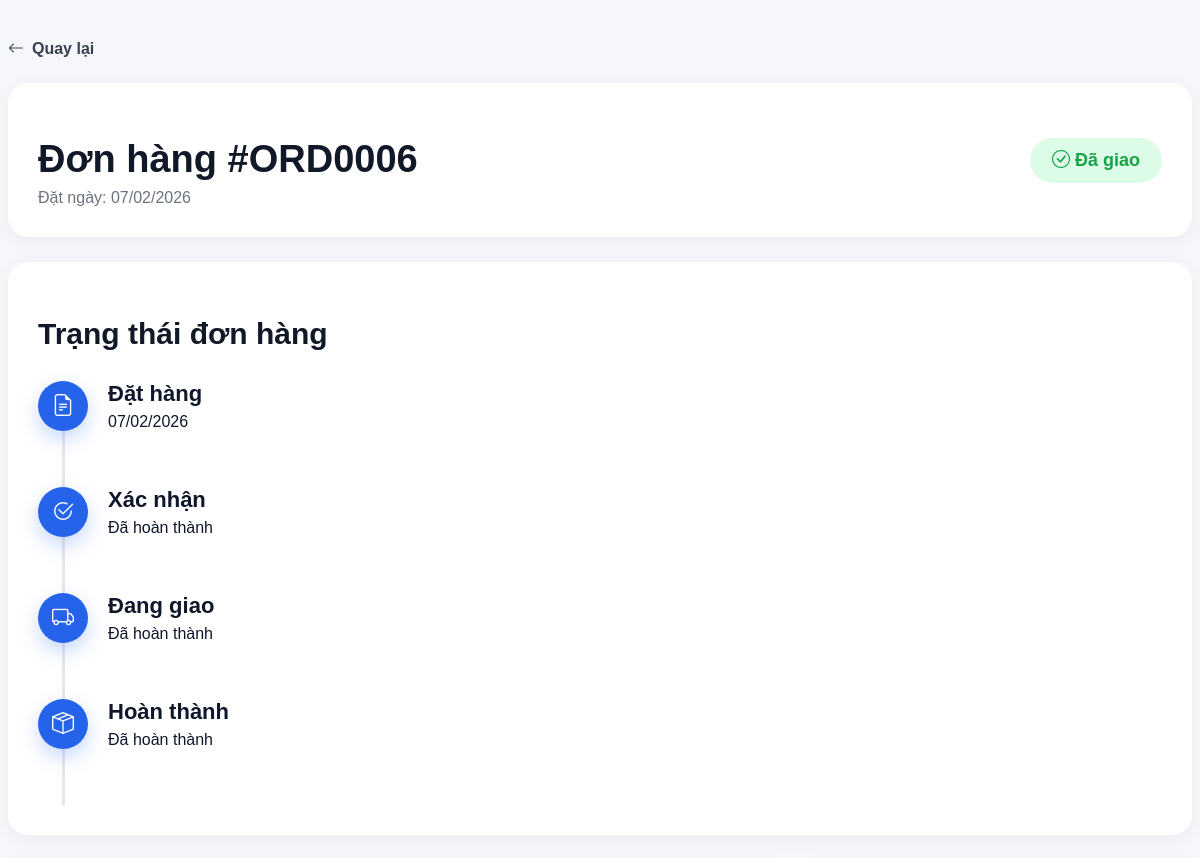
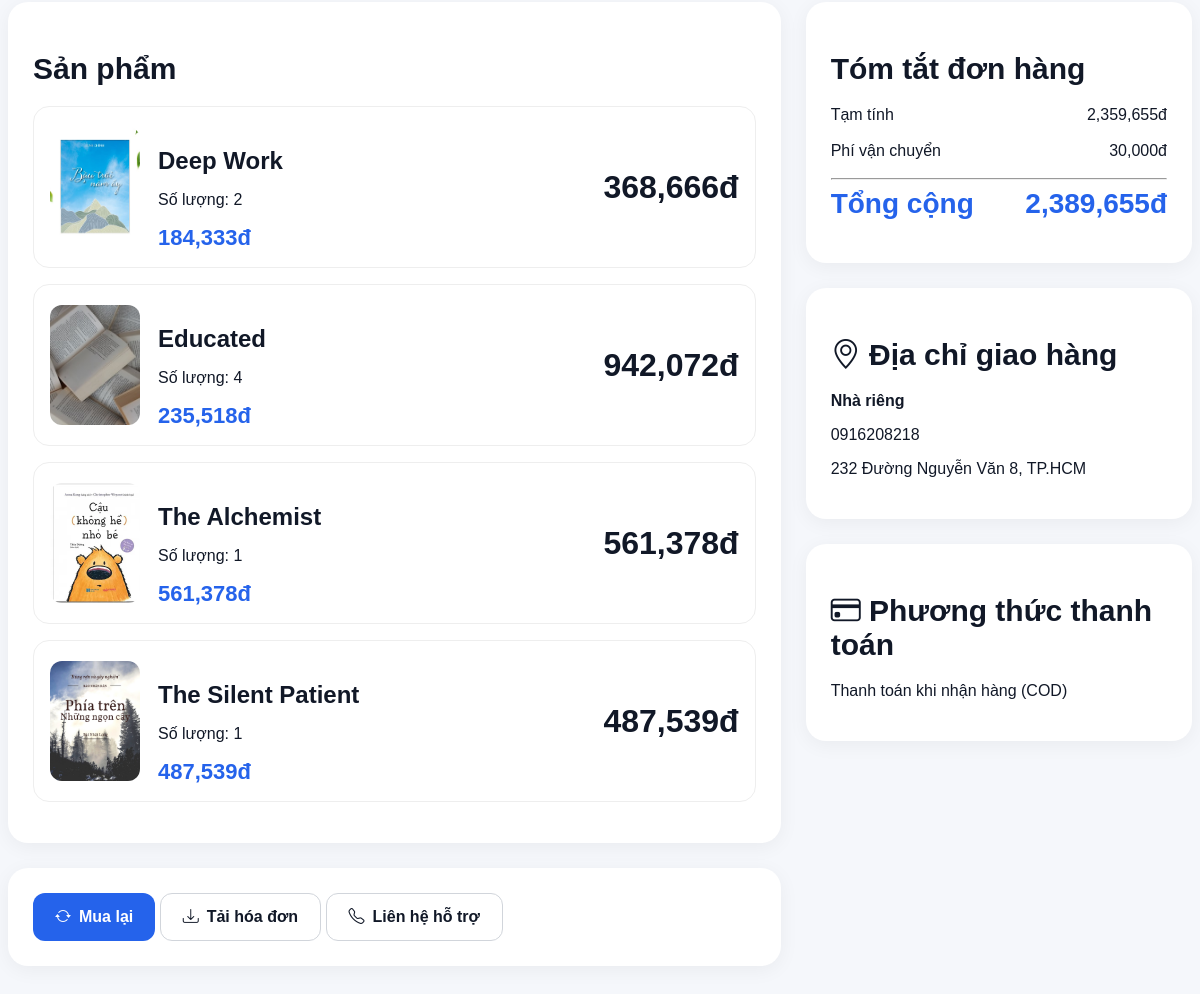
The app's page /bookstore/order_detail.php?id=6&from=user (signed in) with its own data (2 pictures, top to bottom).
### tables this page shows
CREATE TABLE `orders` (
  `id` int(11) NOT NULL,
  `user_id` int(11) DEFAULT NULL,
  `address_id` int(11) DEFAULT NULL,
  `order_code` varchar(20) DEFAULT NULL,
  `total_price` int(11) DEFAULT NULL,
  `payment_method` varchar(50) DEFAULT 'COD',
  `status` enum('waiting_confirm','pending','shipping','delivered','cancelled') NOT NULL DEFAULT 'waiting_confirm',
  `created_at` timestamp NOT NULL DEFAULT current_timestamp()
);

CREATE TABLE `order_items` (
  `id` int(11) NOT NULL,
  `order_id` int(11) NOT NULL,
  `book_id` int(11) NOT NULL,
  `quantity` int(11) NOT NULL DEFAULT 1,
  `price` int(11) NOT NULL
);

CREATE TABLE `books` (
  `id` int(11) NOT NULL,
  `title` varchar(255) DEFAULT NULL,
  `price` int(11) DEFAULT NULL,
  `image` varchar(255) DEFAULT NULL,
  `author` varchar(255) NOT NULL,
  `description` text NOT NULL,
  `review` decimal(2,1) DEFAULT 5.0,
  `favor` int(11) NOT NULL,
  `quantity` int(11) NOT NULL,
  `created_at` timestamp NOT NULL DEFAULT current_timestamp(),
  `updated_at` timestamp NOT NULL DEFAULT current_timestamp(),
  `published_year` year(4) DEFAULT NULL,
  `language` varchar(50) DEFAULT NULL,
  `pages` int(11) DEFAULT NULL,
  `cover_type` varchar(50) DEFAULT NULL,
  `publisher` varchar(255) DEFAULT NULL,
  `isbn` varchar(50) DEFAULT NULL
);

CREATE TABLE `addresses` (
  `id` int(11) NOT NULL,
  `user_id` int(11) NOT NULL,
  `title` varchar(100) DEFAULT NULL,
  `phone` varchar(20) DEFAULT NULL,
  `address` text DEFAULT NULL,
  `is_default` tinyint(1) DEFAULT 0,
  `created_at` timestamp NOT NULL DEFAULT current_timestamp()
);

### bookstore/order_detail.php (the view, shortened to what this page needs)
<?php
include 'db.php';
$user_id = $_SESSION['user_id'];
$order_id = (int)$_GET['id'];
$orderQuery = mysqli_query($conn, "
    SELECT orders.*, addresses.address, addresses.phone, addresses.title
    FROM orders
    LEFT JOIN addresses
    ON addresses.user_id = orders.user_id
    AND addresses.is_default = 1
    WHERE orders.id = $order_id
    AND orders.user_id = $user_id
");
$order = mysqli_fetch_assoc($orderQuery);
$itemsQuery = mysqli_query($conn, "
    SELECT
        order_items.*,
        books.title,
        books.image
    FROM order_items
    JOIN books
    ON books.id = order_items.book_id
    WHERE order_items.order_id = $order_id
");
$items = [];
while($row = mysqli_fetch_assoc($itemsQuery)){
    $items[] = $row;
}
$subtotal = 0;
foreach($items as $item){
    $subtotal += $item['price'] * $item['quantity'];
}
$shipping = 30000;
$total = $subtotal + $shipping;
$statusText = '';
$statusClass = '';
if($order['status'] == 'delivered'){
    $statusText = 'Đã giao';
    $statusClass = 'delivered';
}
?>
<!DOCTYPE html>
<html lang="vi">
<head>
    <link rel="stylesheet" href="css/order_detail.css">
    <link href="https://cdn.jsdelivr.net/npm/bootstrap-icons@1.11.3/font/bootstrap-icons.css" rel="stylesheet">
</head>
<body>
<div class="container">
    <?php
    $from = $_GET['from'] ?? 'user';
    $backLink =
        ($from == 'admin')
        ? 'admin_orders.php'
        : 'user.php?tab=orders';
    ?>
    <a href="<?= $backLink ?>" class="back-link">
        <i class="bi bi-arrow-left"></i>
        Quay lại
    </a>
    <div class="order-header">
        <div>
            <h1>Đơn hàng #<?= $order['order_code'] ?></h1>
            <p>
                Đặt ngày:
                <?= date('d/m/Y', strtotime($order['created_at'])) ?>
            </p>
        </div>
        <?php
        $statusIcon = 'bi bi-clock';
        if($order['status'] == 'delivered'){
            $statusIcon = 'bi bi-check-circle';
        }
        ?>
        <div class="status <?= $statusClass ?>">
            <i class="<?= $statusIcon ?>"></i>
            <?= $statusText ?>
        </div>
    </div>
    <div class="card timeline-card">
        <h2>Trạng thái đơn hàng</h2>
        <div class="timeline">
            <div class="timeline-item active">
                <div class="timeline-icon">
                    <i class="bi bi-file-earmark-text"></i>
                </div>
                <div>
                    <h4>Đặt hàng</h4>
                    <p>
                        <?= date('d/m/Y', strtotime($order['created_at'])) ?>
                    </p>
                </div>
            </div>
            <div class="timeline-item
                <?= (
                    $order['status'] == 'pending' ||
                    $order['status'] == 'shipping' ||
                    $order['status'] == 'delivered'
                ) ? 'active' : '' ?>
            ">
                <div class="timeline-icon">
                    <i class="bi bi-check2-circle"></i>
                </div>
                <div>
                    <h4>Xác nhận</h4>
                    <p>
                        <?php
                        if(
                            $order['status'] == 'pending' ||
                            $order['status'] == 'shipping' ||
                            $order['status'] == 'delivered'
                        ){
                            echo 'Đã hoàn thành';
                        } else {
                            echo '...';
                        }
                        ?>
                    </p>
                </div>
            </div>
            <div class="timeline-item
                <?= (
                    $order['status'] == 'shipping' ||
                    $order['status'] == 'delivered'
                ) ? 'active' : '' ?>
            ">
                <div class="timeline-icon">
                    <i class="bi bi-truck"></i>
                </div>
                <div>
                    <h4>Đang giao</h4>
                    <p>
                        <?php
                        if(
                            $order['status'] == 'shipping' ||
                            $order['status'] == 'delivered'
                        ){
                            echo 'Đã hoàn thành';
                        } else {
                            echo '...';
                        }
                        ?>
                    </p>
                </div>
            </div>
            <div class="timeline-item
                <?= ($order['status'] == 'delivered')
                    ? 'active'
                    : '' ?>
            ">
                <div class="timeline-icon">
                    <i class="bi bi-box-seam"></i>
                </div>
                <div>
                    <h4>Hoàn thành</h4>
                    <p>
                        <?php
                        if($order['status'] == 'delivered'){
                            echo 'Đã hoàn thành';
                        } else {
                            echo '...';
                        }
                        ?>
                    </p>
                </div>
            </div>
        </div>
    </div>
    <div class="content-grid">
        <div>
            <div class="card">
                <h2>Sản phẩm</h2>
                <?php foreach($items as $item):
                    $itemTotal = $item['price'] * $item['quantity'];
                ?>
                    <div class="product-item">
                        <img src="<?= $item['image'] ?>" alt="">
                        <div class="product-info">
                            <h3><?= $item['title'] ?></h3>
                            <p>
                                Số lượng:
                                <?= $item['quantity'] ?>
                            </p>
                            <span>
                                <?= number_format($item['price']) ?>đ
                            </span>
                        </div>
                        <div class="product-total">
                            <?= number_format($itemTotal) ?>đ
                        </div>
                    </div>
                <?php endforeach; ?>
            </div>
            <div class="card">
                <?php if($order['status'] == 'delivered') { ?>
                    <a href="buy_again.php?id=<?= $order['id'] ?>" class="primary-btn">
                        <i class="bi bi-arrow-repeat"></i>
                        Mua lại
                    </a>
                    <button class="outline-btn">
                        <i class="bi bi-download"></i>
                        Tải hóa đơn
                    </button>
                    <button class="outline-btn">
                        <i class="bi bi-telephone"></i>
                        Liên hệ hỗ trợ
                    </button>
                <?php } ?>
            </div>
        </div>
        <div>
            <div class="card">
                <h2>Tóm tắt đơn hàng</h2>
                <div class="summary-row">
                    <span>Tạm tính</span>
                    <span><?= number_format($subtotal) ?>đ</span>
                </div>
                <div class="summary-row">
                    <span>Phí vận chuyển</span>
                    <span><?= number_format($shipping) ?>đ</span>
                </div>
                <hr>
                <div class="summary-total">
                    <span>Tổng cộng</span>
                    <span><?= number_format($total) ?>đ</span>
                </div>
            </div>
            <div class="card">
                <h2>
                    <i class="bi bi-geo-alt"></i>
                    Địa chỉ giao hàng
                </h2>
                <p>
                    <strong><?= $order['title'] ?></strong>
                </p>
                <p>
                    <?= $order['phone'] ?>
                </p>
                <p>
                    <?= $order['address'] ?>
                </p>
            </div>
            <div class="card">
                <h2>
                    <i class="bi bi-credit-card"></i>
                    Phương thức thanh toán
                </h2>
                <p>Thanh toán khi nhận hàng (COD)</p>
            </div>
        </div>
    </div>
</div>
</body>
</html>

### bookstore/css/order_detail.css (style rules this page uses)
body { background:#f5f7fb; font-family:Arial,sans-serif; color:#111827; }
.container { max-width:1200px; margin:40px auto; }
.back-link { text-decoration:none; color:#374151; display:inline-flex; align-items:center; gap:8px; margin-bottom:25px; font-weight:600; }
.order-header { background:#fff; border-radius:20px; padding:30px; display:flex; justify-content:space-between; align-items:center; box-shadow:0 4px 20px rgba(0,0,0,.05); margin-bottom:25px; }
.order-header h1 { font-size:38px; font-weight:700; margin-bottom:8px; }
.order-header p { margin:0; color:#6b7280; }
.status { padding:12px 22px; border-radius:999px; font-weight:700; font-size:18px; }
.status.delivered { background: #dcfce7; color: #16a34a; }
.card { background:#fff; border-radius:20px; padding:25px; margin-bottom:25px; box-shadow:0 4px 20px rgba(0,0,0,.05); }
.card h2 { font-size:30px; margin-bottom:20px; }
.timeline-card { padding: 30px; }
.timeline { margin-top: 30px; position: relative; }
.timeline::before { content: ""; position: absolute; left: 24px; top: 0; width: 3px; height: 100%; background: #e5e7eb; }
.timeline-item { display: flex; align-items: flex-start; gap: 20px; position: relative; padding-bottom: 40px; }
.timeline-icon { width: 50px; height: 50px; border-radius: 50%; background: #e5e7eb; color: #6b7280; display: flex; align-items: center; justify-content: center; font-size: 22px; position: relative; z-index: 2; transition: 0.3s; }
.timeline-item.active .timeline-icon { background: #2563eb; color: white; box-shadow: 0 8px 20px rgba(37,99,235,0.25); }
.timeline-item h4 { margin: 0; font-size: 22px; font-weight: 700; color: #0f172a; }
.timeline-item p { margin-top: 6px; font-size: 16px; color: #64748b; }
.timeline-item.active h4 { color: #0f172a; }
.timeline-item.active p { color: #0f172a; font-weight: 500; }
.content-grid { display:grid; grid-template-columns:2fr 1fr; gap:25px; }
.product-item { display:flex; align-items:center; border:1px solid #eee; border-radius:16px; padding:16px; margin-bottom:16px; }
.product-item img { width:90px; height:120px; object-fit:cover; border-radius:12px; }
.product-info { flex:1; margin-left:18px; }
.product-info h3 { font-size:24px; margin-bottom:10px; }
.product-info span { color:#2563eb; font-weight:700; font-size:22px; }
.product-total { font-size:32px; font-weight:700; }
.summary-row, .summary-total { display:flex; justify-content:space-between; margin-bottom:18px; }
.summary-total { font-size:28px; font-weight:700; color:#2563eb; }
.primary-btn, .outline-btn, .danger-btn { display:inline-flex; align-items:center; justify-content:center; gap:8px; height:48px; padding:0 22px; border-radius:12px; font-size:16px; font-weight:600; cursor:pointer; transition:all 0.25s ease; text-decoration:none; outline:none; }
.primary-btn { background:#2563eb; color:white; border:none; }
.outline-btn { border:1px solid #d1d5db; background:white; color:#111827; }
.primary-btn i, .outline-btn i, .danger-btn i { font-size:16px; }

### records on screen
orders: order_code "ORD0006", created_at "07/02/2026", status "Đã giao", addresses.title "Nhà riêng", addresses.phone "0916208218", addresses.address "232 Đường Nguyễn Văn 8, TP.HCM"
order_items: book.image (picture), book.title "Deep Work", quantity "2", price "184,333", itemTotal "368,666"
order_items: book.image (picture), book.title "Educated", quantity "4", price "235,518", itemTotal "942,072"
order_items: book.image (picture), book.title "The Alchemist", quantity "1", price "561,378", itemTotal "561,378"
order_items: book.image (picture), book.title "The Silent Patient", quantity "1", price "487,539", itemTotal "487,539"

### other values on screen
$subtotal "2,359,655"
$shipping "30,000"
$total "2,389,655"
